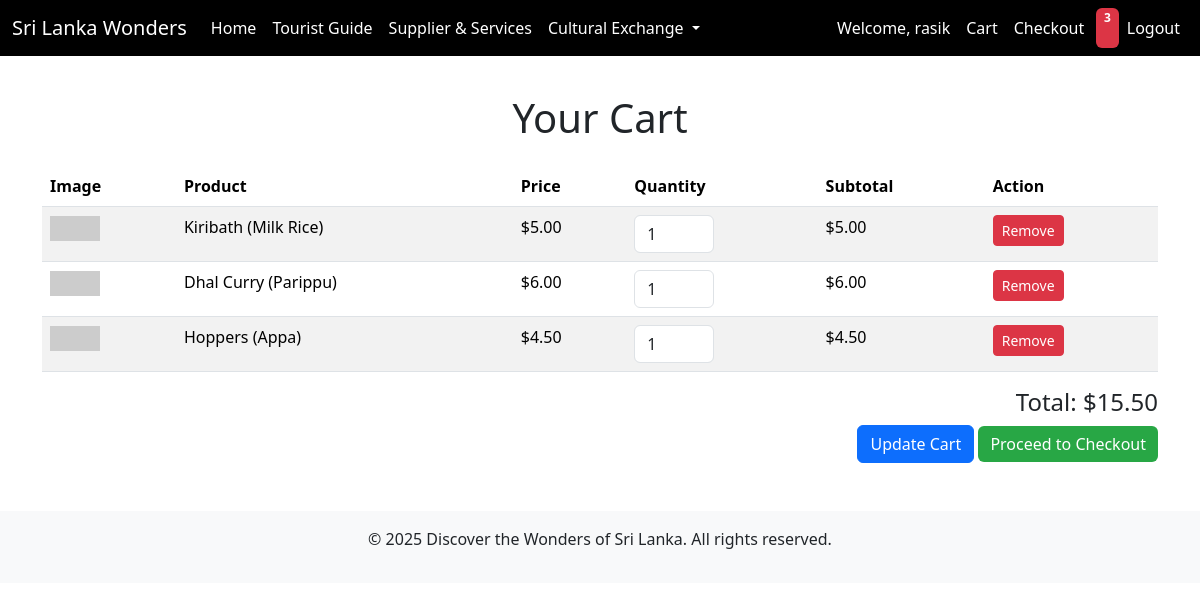
Screenshot of /cart.php (signed in) with the database file from the repository.
### tables this page shows
CREATE TABLE `cart` (
  `id` int(11) NOT NULL,
  `user_id` int(11) NOT NULL,
  `product_id` int(11) NOT NULL,
  `quantity` int(11) NOT NULL DEFAULT 1
);

CREATE TABLE `products` (
  `id` int(11) NOT NULL,
  `name` varchar(100) NOT NULL,
  `description` text NOT NULL,
  `price` decimal(10,2) NOT NULL,
  `image` varchar(255) NOT NULL
);

### cart.php (the view, shortened to what this page needs)
<?php
include 'config.php';
$user_id = $_SESSION['user_id'];
$sql = "SELECT c.id, c.quantity, p.name, p.price, p.image
        FROM cart c
        JOIN products p ON c.product_id = p.id
        WHERE c.user_id = $user_id";
$result = $conn->query($sql);
$total = 0;
include 'header.php';
?>
<h1 class="text-center mb-4">Your Cart</h1>
<form method="POST">
    <table class="table table-striped">
        <thead>
            <tr>
                <th>Image</th>
                <th>Product</th>
                <th>Price</th>
                <th>Quantity</th>
                <th>Subtotal</th>
                <th>Action</th>
            </tr>
        </thead>
        <tbody>
            <?php if ($result->num_rows > 0) {
                while($row = $result->fetch_assoc()) {
                    $subtotal = $row['price'] * $row['quantity'];
                    $total += $subtotal;
            ?>
                <tr>
                    <td><img src="<?php echo $row['image']; ?>" alt="<?php echo $row['name']; ?>" style="width: 50px;"></td>
                    <td><?php echo $row['name']; ?></td>
                    <td>$<?php echo number_format($row['price'], 2); ?></td>
                    <td><input type="number" name="quantity[<?php echo $row['id']; ?>]" value="<?php echo $row['quantity']; ?>" min="1" class="form-control" style="width: 80px;"></td>
                    <td>$<?php echo number_format($subtotal, 2); ?></td>
                    <td><a href="cart.php?remove=<?php echo $row['id']; ?>" class="btn btn-danger btn-sm">Remove</a></td>
                </tr>
            <?php } } else { ?>
                <tr><td colspan="6" class="text-center">Your cart is empty.</td></tr>
            <?php } ?>
        </tbody>
    </table>
    <?php if ($result->num_rows > 0) { ?>
        <h4 class="text-end">Total: $<?php echo number_format($total, 2); ?></h4>
        <div class="text-end">
            <button type="submit" name="update" class="btn btn-primary">Update Cart</button>
            <a href="checkout.php" class="btn btn-success">Proceed to Checkout</a>
        </div>
    <?php } ?>
</form>
<?php include 'footer.php'; ?>

### header.php (shortened to what this page needs)
<?php
include 'config.php';
?>
<!DOCTYPE html>
<html lang="en">
<head>
    <link href="https://cdn.jsdelivr.net/npm/bootstrap@5.3.3/dist/css/bootstrap.min.css" rel="stylesheet">
    <link rel="stylesheet" href="css/style.css">
</head>
<body>
    <nav class="navbar navbar-expand-lg navbar-dark fixed-top">
        <div class="container-fluid">
            <a class="navbar-brand" href="index.php">Sri Lanka Wonders</a>
            <div class="collapse navbar-collapse" id="navbarNav">
                <ul class="navbar-nav me-auto">
                    <li class="nav-item"><a class="nav-link" href="index.php">Home</a></li>
                    <li class="nav-item"><a class="nav-link" href="tourist_guide.php">Tourist Guide</a></li>
                    <li class="nav-item"><a class="nav-link" href="supplier_services.php">Supplier & Services</a></li>
                    <li class="nav-item dropdown">
                        <a class="nav-link dropdown-toggle" href="#" id="culturalExchangeDropdown" role="button" data-bs-toggle="dropdown" aria-expanded="false">
                            Cultural Exchange
                        </a>
                    </li>
                </ul>
                <ul class="navbar-nav">
                    <?php if (isset($_SESSION['username'])) { ?>
                        <li class="nav-item">
                            <span class="nav-link">Welcome, <?php echo $_SESSION['username']; ?></span>
                        </li>
                        <?php if (isset($_SESSION['admin_logged_in'])) { ?>
                        <?php } else { ?>
                            <li class="nav-item">
                                <a class="nav-link" href="cart.php">Cart</a>
                            </li>
                            <li class="nav-item">
                                <a class="nav-link" href="checkout.php">Checkout</a>
                            </li>
                            <?php
                            $cart_count = 0;
                            if (isset($_SESSION['user_id'])) {
                                $cart_sql = "SELECT COUNT(*) as count FROM cart WHERE user_id = " . $_SESSION['user_id'];
                                $cart_result = $conn->query($cart_sql);
                                if ($cart_result) {
                                    $cart_count = $cart_result->fetch_assoc()['count'];
                                }
                            }
                            if ($cart_count > 0) {
                                echo '<span class="badge bg-danger text-white ms-1">' . $cart_count . '</span>';
                            }
                            ?>
                        <?php } ?>
                        <li class="nav-item">
                            <a class="nav-link" href="logout.php">Logout</a>
                        </li>
                    <?php } else { ?>
                        <li class="nav-item"><a class="nav-link" href="login.php">Login</a></li>
                        <li class="nav-item"><a class="nav-link" href="register.php">Sign Up</a></li>
                    <?php } ?>
                </ul>
            </div>
        </div>
    </nav>
    <div class="container mt-4">

### footer.php (shortened to what this page needs)
    </div>
    <footer class="bg-light text-center py-3 mt-5">
        <p>&copy; 2025 Discover the Wonders of Sri Lanka. All rights reserved.</p>
    </footer>
</body>
</html>

### header.php (style rules this page uses)
body { padding-top: 70px; }
.navbar { background-color: #000; }
.navbar .navbar-brand, .navbar .nav-link, .navbar .dropdown-item { color: #fff; }
.btn-success { background-color: #28a745; color: #fff; border: none; }

### rows the page displays
cart: product.name "Kiribath (Milk Rice)", product.price "5.00", quantity "1"
cart: product.name "Dhal Curry (Parippu)", product.price "6.00", quantity "1"
cart: product.name "Hoppers (Appa)", product.price "4.50", quantity "1"

### other values shown
$_SESSION['username'] "rasik"
$cart_count "3"
$total "15.50"
